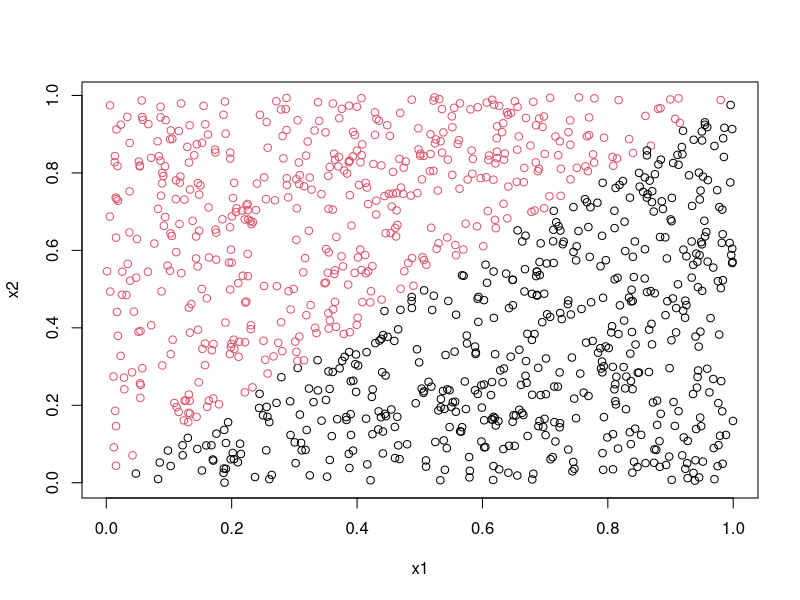

This figure's R source:
### Ex 1

library(randomForest)

### test set

set.seed(12354)

x1 <- runif(1000)
x2 <- runif(1000)
tedata <- cbind(x1,x2)
y <- as.numeric(x1 < x2)
telabels <- as.factor(y)
plot(x1,x2,col=(y+1))

### misclassification error function

misC <- function(x,y){
  return(sum(as.numeric(x != y)))
}

### 1k test sets

t1.misC.errors <- c()
t10.misC.errors <- c()
t100.misC.errors <- c()

for (i in 1:1E3){
  x1 <- runif(100)
  x2 <- runif(100)
  trdata <- cbind(x1,x2)
  y <- as.numeric(x1 < x2)
  trlabels <- as.factor(y)
  
  t1.rf <- randomForest(trdata, trlabels, ntree=1, nodesize=25, keep.forest=TRUE)
  t10.rf <- randomForest(trdata, trlabels, ntree=10, nodesize=25, keep.forest=TRUE)
  t100.rf <- randomForest(trdata, trlabels, ntree=100, nodesize=25, keep.forest=TRUE)
  
  t1.pred <- predict(t1.rf, newdata=tedata, class="classification")
  t10.pred <- predict(t10.rf, newdata=tedata, class="classification")
  t100.pred <- predict(t100.rf, newdata=tedata, class="classification")
  
  t1.misC.errors[i] <- misC(t1.pred, telabels)
  t10.misC.errors[i] <- misC(t10.pred, telabels)
  t100.misC.errors[i] <- misC(t100.pred, telabels)
  
}

mean(t1.misC.errors)
var(t1.misC.errors)

mean(t10.misC.errors)
var(t10.misC.errors)

mean(t100.misC.errors)
var(t100.misC.errors)
